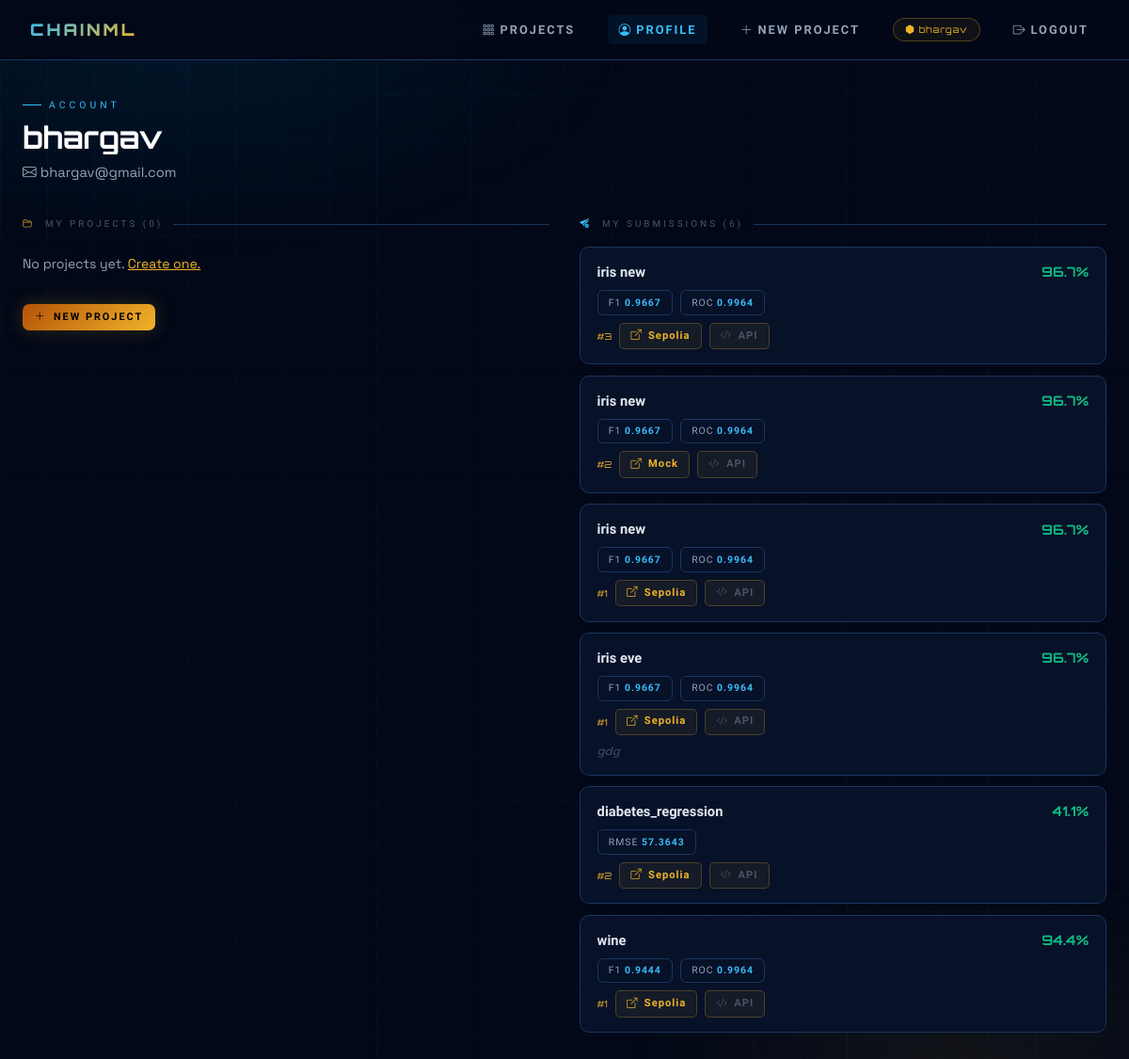
/profile (signed in), run on the app's committed database.
### tables this page shows
CREATE TABLE users (
        id INTEGER PRIMARY KEY AUTOINCREMENT,
        username TEXT NOT NULL UNIQUE,
        email TEXT NOT NULL UNIQUE,
        password_hash TEXT NOT NULL,
        created_at REAL NOT NULL);

CREATE TABLE submissions (
        id INTEGER PRIMARY KEY AUTOINCREMENT,
        project_id INTEGER NOT NULL,
        user_id INTEGER NOT NULL,
        model_filename TEXT NOT NULL,
        model_path TEXT NOT NULL,
        model_hash TEXT NOT NULL,
        verified_accuracy REAL NOT NULL,
        f1_score REAL DEFAULT NULL,
        roc_auc REAL DEFAULT NULL,
        rmse REAL DEFAULT NULL,
        r2_score REAL DEFAULT NULL,
        model_card TEXT DEFAULT '',
        combined_hash TEXT NOT NULL,
        eth_tx_hash TEXT NOT NULL,
        eth_tx_url TEXT NOT NULL,
        eth_mode TEXT NOT NULL DEFAULT 'mock',
        block_index INTEGER NOT NULL,
        previous_hash TEXT NOT NULL,
        submitted_at REAL NOT NULL,
        FOREIGN KEY(project_id) REFERENCES projects(id),
        FOREIGN KEY(user_id) REFERENCES users(id));

CREATE TABLE projects (
        id INTEGER PRIMARY KEY AUTOINCREMENT,
        owner_id INTEGER NOT NULL,
        name TEXT NOT NULL UNIQUE,
        description TEXT DEFAULT '',
        dataset_path TEXT NOT NULL,
        dataset_name TEXT NOT NULL,
        dataset_hash TEXT NOT NULL DEFAULT '',
        test_path TEXT DEFAULT NULL,
        test_name TEXT DEFAULT NULL,
        task_type TEXT NOT NULL DEFAULT 'classification',
        created_at REAL NOT NULL,
        FOREIGN KEY(owner_id) REFERENCES users(id));

### app.py (the view)
@app.route("/profile")
@login_required
def profile():
    return render_template("profile.html",
        my_projects=get_user_projects(g.user["id"]),
        my_submissions=get_user_submissions(g.user["id"]))

### app.py (called while the page is built)
def login_required(f):
    from functools import wraps
    @wraps(f)
    def decorated(*args, **kwargs):
        if not session.get("user_id"):
            return redirect(url_for("login"))
        return f(*args, **kwargs)
    return decorated

@app.before_request
def load_user():
    uid = session.get("user_id")
    g.user = get_user_by_id(uid) if uid else None

@app.context_processor
def inject_user():
    return {"current_user": g.user}

### database.py (called while the page is built)
def get_conn():
    conn = sqlite3.connect(DB_PATH)
    conn.row_factory = sqlite3.Row
    conn.execute("PRAGMA foreign_keys = ON")
    return conn

def get_user_by_id(uid):
    conn = get_conn()
    row = conn.execute("SELECT * FROM users WHERE id=?", (uid,)).fetchone()
    conn.close(); return dict(row) if row else None

def get_user_submissions(uid):
    conn = get_conn()
    rows = conn.execute("""SELECT s.*, p.name AS project_name FROM submissions s
        JOIN projects p ON s.project_id=p.id WHERE s.user_id=?
        ORDER BY s.submitted_at DESC""", (uid,)).fetchall()
    conn.close(); return [dict(r) for r in rows]

def get_user_projects(uid):
    conn = get_conn()
    rows = conn.execute("""SELECT p.*, COUNT(s.id) AS submission_count FROM projects p
        LEFT JOIN submissions s ON s.project_id=p.id WHERE p.owner_id=?
        GROUP BY p.id ORDER BY p.created_at DESC""", (uid,)).fetchall()
    conn.close(); return [dict(r) for r in rows]

### templates/profile.html (shortened to what this page needs)
{% extends "base.html" %}
{% block content %}
<div class="ph">
  <div class="ph-eye">Account</div>
  <h1>{{ current_user.username }}</h1>
  <p><i class="bi bi-envelope me-1"></i>{{ current_user.email }}</p>
</div>
<div class="profile-grid">
  <div>
    <div class="section-header"><i class="bi bi-folder2-open" style="color:var(--gold)"></i> My Projects ({{ my_projects|length }})</div>
    {% for p in my_projects %}
    <a href="/project/{{ p.id }}" class="proj-tile">
      <div class="proj-tile-name">
        {{ p.name }}
        <span class="cml-badge {% if p.task_type=='regression' %}badge-reg{% else %}badge-cls{% endif %} ms-1" style="font-size:.55rem">{{ p.task_type or 'cls' }}</span>
        {% if p.test_path %}<span class="cml-badge badge-gold ms-1" style="font-size:.55rem"><i class="bi bi-lock-fill"></i></span>{% endif %}
      </div>
      <div class="proj-tile-meta"><i class="bi bi-box-seam me-1"></i>{{ p.submission_count }} submission{{ 's' if p.submission_count != 1 else '' }}</div>
    </a>
    {% else %}
    <p style="color:var(--text2);font-size:.88rem;padding:.5rem 0">No projects yet. <a href="/projects/new" style="color:var(--gold)">Create one.</a></p>
    {% endfor %}
    <a href="/projects/new" class="cml-btn cml-btn-gold cml-btn-sm mt-2"><i class="bi bi-plus-lg"></i> New Project</a>
  </div>
  <div>
    <div class="section-header"><i class="bi bi-send-check-fill" style="color:var(--blue2)"></i> My Submissions ({{ my_submissions|length }})</div>
    {% for s in my_submissions %}
    <div class="sub-tile">
      <div class="d-flex justify-content-between align-items-center mb-2">
        <a href="/project/{{ s.project_id }}" style="font-family:var(--raj);font-weight:700;font-size:.92rem;color:var(--text);text-decoration:none">{{ s.project_name }}</a>
        <span style="font-family:var(--orb);font-weight:700;color:var(--green);font-size:.9rem">{{ "%.1f"|format(s.verified_accuracy*100) }}%</span>
      </div>
      <div class="metric-row">
        {% if s.f1_score is not none %}<span class="metric-pill">F1 <span>{{ s.f1_score }}</span></span>{% endif %}
        {% if s.roc_auc is not none %}<span class="metric-pill">ROC <span>{{ s.roc_auc }}</span></span>{% endif %}
        {% if s.rmse is not none %}<span class="metric-pill">RMSE <span>{{ s.rmse }}</span></span>{% endif %}
      </div>
      <div class="d-flex align-items-center gap-2 flex-wrap mt-2">
        <span style="font-family:var(--orb);font-size:.6rem;color:var(--gold)">#{{ s.block_index }}</span>
        <a href="{{ s.eth_tx_url }}" target="_blank" class="eth-link">
          <i class="bi bi-box-arrow-up-right"></i> {% if s.eth_mode=='real' %}Sepolia{% else %}Mock{% endif %}
        </a>
        <a href="/api/submission/{{ s.id }}/verify" target="_blank" class="eth-link" style="color:var(--muted)">
          <i class="bi bi-code-slash"></i> API
        </a>
      </div>
      {% if s.model_card %}
      <div style="margin-top:.5rem;font-size:.78rem;color:var(--muted);font-style:italic">{{ s.model_card[:80] }}{% if s.model_card|length > 80 %}…{% endif %}</div>
      {% endif %}
    </div>
    {% else %}
    <p style="color:var(--text2);font-size:.88rem;padding:.5rem 0">No submissions yet. Browse projects to contribute.</p>
    {% endfor %}
  </div>
</div>
{% endblock %}

### templates/base.html (shortened to what this page needs)
<!DOCTYPE html>
<html lang="en">
<head>
<link href="https://cdn.jsdelivr.net/npm/bootstrap@5.3.2/dist/css/bootstrap.min.css" rel="stylesheet">
<link href="https://cdn.jsdelivr.net/npm/bootstrap-icons@1.11.3/font/bootstrap-icons.css" rel="stylesheet">
</head>
<body>
<nav class="chainml-nav">
  <a href="/" class="nav-brand">CHAIN<span style="color:var(--gold)">ML</span></a>
  <a href="/" class="nav-link-item {% if request.endpoint=='home' %}active{% endif %}">
    <i class="bi bi-grid-3x3-gap me-1"></i>Projects
  </a>
  {% if current_user %}
  <a href="/profile" class="nav-link-item {% if request.endpoint=='profile' %}active{% endif %}">
    <i class="bi bi-person-circle me-1"></i>Profile
  </a>
  <a href="/projects/new" class="nav-link-item">
    <i class="bi bi-plus-lg me-1"></i>New Project
  </a>
  <span class="nav-user-badge"><i class="bi bi-hexagon-fill me-1"></i>{{ current_user.username }}</span>
  <a href="/logout" class="nav-link-item"><i class="bi bi-box-arrow-right me-1"></i>Logout</a>
  {% else %}
  <a href="/login" class="nav-link-item {% if request.endpoint=='login' %}active{% endif %}">Login</a>
  <a href="/register" class="btn-nav-register">Register</a>
  {% endif %}
</nav>
<main>{% block content %}{% endblock %}</main>
</body>
</html>

### templates/base.html (style rules this page uses)
:root { --bg: #020817; --bg2: #040d21; --surface: #071128; --card: #080f1f; --border: #0e2045; --border2: #1a3560; --gold: #f0b429; --gold2: #ffd166; --blue: #0ea5e9; --blue2: #38bdf8; --blue3: #0369a1; --accent: #3b82f6; --green: #10b981; --red: #ef4444; --text: #e2e8f0; --text2: #94a3b8; --muted: #475569; --orb: 'Orbitron', sans-serif; --raj: 'Rajdhani', sans-serif; --grotesk: 'Space Grotesk', sans-serif; }
*, *::before, *::after { box-sizing: border-box; margin: 0; padding: 0; }
body { background: var(--bg); color: var(--text); font-family: var(--grotesk); min-height: 100vh; overflow-x: hidden; }
body::before { content: ''; position: fixed; inset: 0; background-image: linear-gradient(rgba(14,165,233,.04) 1px, transparent 1px), linear-gradient(90deg, rgba(14,165,233,.04) 1px, transparent 1px); background-size: 50px 50px; pointer-events: none; z-index: 0; }
body::after { content: ''; position: fixed; inset: 0; background: radial-gradient(ellipse 70% 40% at 15% 0%, rgba(14,165,233,.1) 0%, transparent 60%), radial-gradient(ellipse 50% 35% at 85% 100%, rgba(240,180,41,.07) 0%, transparent 60%); pointer-events: none; z-index: 0; }
.chainml-nav { position: sticky; top: 0; z-index: 1000; background: rgba(2, 8, 23, 0.92); backdrop-filter: blur(24px); border-bottom: 1px solid var(--border2); height: 64px; display: flex; align-items: center; padding: 0 2rem; gap: 1.5rem; }
.nav-brand { font-family: var(--orb); font-size: 1.1rem; font-weight: 900; letter-spacing: 3px; text-decoration: none; background: linear-gradient(135deg, var(--blue2), var(--gold)); -webkit-background-clip: text; -webkit-text-fill-color: transparent; background-clip: text; margin-right: auto; flex-shrink: 0; }
.nav-link-item { font-family: var(--raj); font-size: .8rem; font-weight: 600; letter-spacing: 2px; text-transform: uppercase; color: var(--text2); text-decoration: none; padding: .35rem .7rem; border-radius: 5px; transition: all .2s; white-space: nowrap; }
.nav-link-item:hover, .nav-link-item.active { color: var(--blue2); background: rgba(14,165,233,.08); }
.nav-user-badge { font-family: var(--orb); font-size: .6rem; color: var(--gold); letter-spacing: 1px; border: 1px solid rgba(240,180,41,.3); background: rgba(240,180,41,.06); padding: .3rem .75rem; border-radius: 20px; white-space: nowrap; }
main { position: relative; z-index: 1; max-width: 1200px; margin: 0 auto; padding: 2.5rem 1.5rem; }
.ph { margin-bottom: 2.2rem; }
.ph-eye { font-family: var(--raj); font-size: .65rem; letter-spacing: 4px; text-transform: uppercase; color: var(--blue2); margin-bottom: .5rem; display: flex; align-items: center; gap: .5rem; }
.ph-eye::before { content: ''; display: inline-block; width: 20px; height: 1px; background: var(--blue2); }
.ph h1 { font-family: var(--orb); font-size: 2rem; font-weight: 700; line-height: 1.15; background: linear-gradient(135deg, #fff 40%, var(--blue2)); -webkit-background-clip: text; -webkit-text-fill-color: transparent; background-clip: text; }
.ph p { color: var(--text2); font-size: .92rem; margin-top: .5rem; line-height: 1.6; }
.cml-btn { display: inline-flex; align-items: center; gap: .45rem; padding: .6rem 1.3rem; border-radius: 7px; font-family: var(--raj); font-size: .78rem; font-weight: 700; letter-spacing: 2px; text-transform: uppercase; cursor: pointer; text-decoration: none; border: none; transition: all .22s; }
.cml-btn-gold { background: linear-gradient(135deg, #b45309, var(--gold)); color: #000; box-shadow: 0 0 20px rgba(240,180,41,.2); }
.cml-btn-sm { padding: .35rem .8rem; font-size: .68rem; }
.eth-link { display: inline-flex; align-items: center; gap: .4rem; font-family: var(--raj); font-size: .7rem; font-weight: 600; color: var(--gold); text-decoration: none; border: 1px solid rgba(240,180,41,.25); background: rgba(240,180,41,.06); padding: .3rem .7rem; border-radius: 5px; transition: all .2s; letter-spacing: 1px; }
.metric-row { display: flex; gap: .5rem; flex-wrap: wrap; margin-top: .5rem; }
.metric-pill { background: var(--surface); border: 1px solid var(--border2); border-radius: 6px; padding: .28rem .7rem; font-family: var(--raj); font-size: .65rem; color: var(--text2); letter-spacing: 1px; }
.metric-pill span { color: var(--blue2); font-weight: 700; }

### data on the page
users: username "bhargav", email "bhargav@gmail.com"
submissions: project_name "iris new", s.verified_accuracy*100 "96.7", f1_score "0.9667", roc_auc "0.9964", block_index "3", eth_mode "Sepolia"
submissions: project_name "iris new", s.verified_accuracy*100 "96.7", f1_score "0.9667", roc_auc "0.9964", block_index "2", eth_mode "Mock"
submissions: project_name "iris new", s.verified_accuracy*100 "96.7", f1_score "0.9667", roc_auc "0.9964", block_index "1", eth_mode "Sepolia"
submissions: project_name "iris eve", s.verified_accuracy*100 "96.7", f1_score "0.9667", roc_auc "0.9964", block_index "1", eth_mode "Sepolia", model_card "gdg"
submissions: project_name "diabetes_regression", s.verified_accuracy*100 "41.1", rmse "57.3643", block_index "2", eth_mode "Sepolia"
submissions: project_name "wine", s.verified_accuracy*100 "94.4", f1_score "0.9444", roc_auc "0.9964", block_index "1", eth_mode "Sepolia"

### other printed values
{{ my_projects|length }} "0"
{{ my_submissions|length }} "6"
